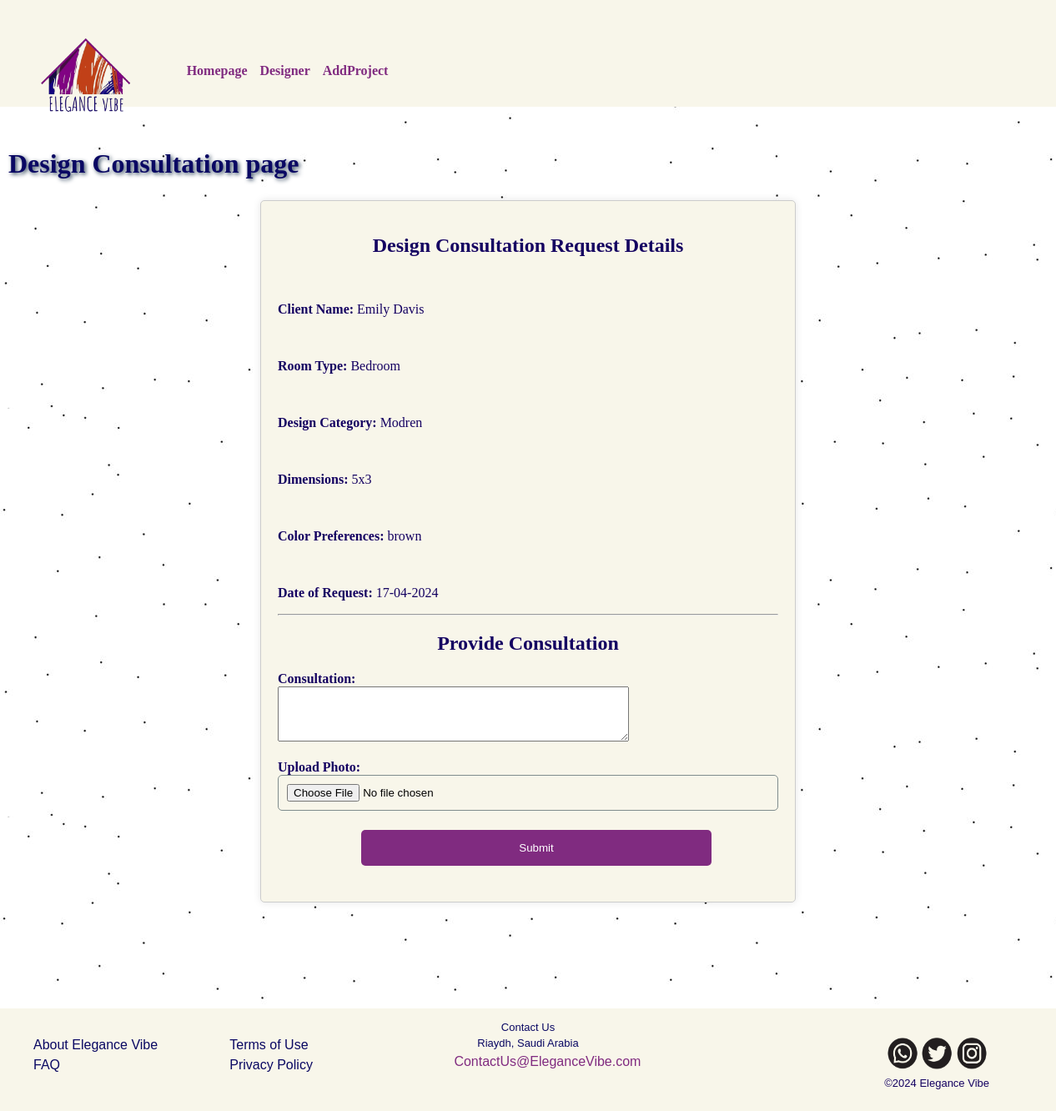
The page /consultation.php?request_id=6 (signed in) on the database its author committed.
### tables this page shows
CREATE TABLE `designconsultationrequest` (
  `id` int(11) NOT NULL,
  `clientID` int(11) DEFAULT NULL,
  `designerID` int(11) DEFAULT NULL,
  `roomTypeID` int(11) DEFAULT NULL,
  `designCategoryID` int(11) DEFAULT NULL,
  `roomWidth` float DEFAULT NULL,
  `roomLength` float DEFAULT NULL,
  `colorPreferences` varchar(255) DEFAULT NULL,
  `date` date DEFAULT NULL,
  `statusID` int(11) DEFAULT NULL
);

CREATE TABLE `client` (
  `id` int(11) NOT NULL,
  `firstName` varchar(255) DEFAULT NULL,
  `lastName` varchar(255) DEFAULT NULL,
  `emailAddress` varchar(255) DEFAULT NULL,
  `password` varchar(255) DEFAULT NULL
);

CREATE TABLE `roomtype` (
  `id` int(11) NOT NULL,
  `type` varchar(255) DEFAULT NULL
);

CREATE TABLE `designcategory` (
  `id` int(11) NOT NULL,
  `category` varchar(255) DEFAULT NULL
);

### consultation.php (the view, shortened to what this page needs)
<?php
$servername = "localhost";
$username = "root";
$password = "root";
$dbname = "elegancevibe";
$conn = mysqli_connect($servername, $username, $password, $dbname);
$request = null;
if (isset($_GET['request_id'])) {
    $requestId = mysqli_real_escape_string($conn, $_GET['request_id']);
    $query = "SELECT dr.*, c.firstName as clientFirstName, c.lastName as clientLastName, dc.category as designCategory, r.type as roomType, dr.roomWidth, dr.roomLength, dr.colorPreferences, dr.date
    FROM DesignConsultationRequest dr
    JOIN Client c ON dr.clientID = c.id
    JOIN DesignCategory dc ON dr.designCategoryID = dc.id
    JOIN RoomType r ON dr.roomTypeID = r.id
    WHERE dr.id = ?";
    $stmt = $conn->prepare($query);
    $stmt->bind_param("i", $requestId);
    $stmt->execute();
    $result = $stmt->get_result();
    if ($result->num_rows > 0) {
        $request = $result->fetch_assoc();
    } else {
        echo "Request not found.";
        exit;
    }
} else {
    echo "Request ID not provided.";
    exit;
}
?>
<!DOCTYPE html>
<html lang="en">
<head>
    <link rel="stylesheet" href="style.css" type="text/css">
</head>
<body>
<header>
    <div id="navbar">
        <div id="head">
            <a href="index.php"> <img src="image/logo.png" alt="logo" class="logo"> </a>
        </div>
        <div>
            <nav id="navbar-right">
                <ul class="nav-list">
                    <li><a href="index.php">Homepage</a></li>
                    <li><a href="Designer.php">Designer</a></li>
                    <li><a href="addition.php">AddProject</a></li>
                </ul>
            </nav>
        </div>
    </div>
</header>
<br>
<h1 class="header">Design Consultation page</h1>
<section class="mainContent">
    <?php if ($request): ?>
        <h2>Design Consultation Request Details</h2>
        <br>
        <p><strong>Client Name:</strong> <?php echo $request['clientFirstName']. " " .$request['clientLastName'] ; ?></p>
        <br>
        <p><strong>Room Type:</strong> <?php echo $request['roomType']; ?></p>
        <br>
        <p><strong>Design Category:</strong> <?php echo $request['designCategory']; ?></p>
        <br>
        <p><strong>Dimensions: </strong><?php echo $request['roomWidth']. "x" .$request['roomLength']; ?></p>
        <br>
        <p><strong>Color Preferences: </strong><?php echo $request['colorPreferences']; ?></p>
        <br>
        <p><strong>Date of Request:</strong> <?php echo date('d-m-Y', strtotime($request['date'])); ?></p>
    <?php endif; ?>
    <hr>
    <h2>Provide Consultation</h2>
    <form method="post" action="" enctype="multipart/form-data">
        <label for="consultation"><strong>Consultation:</strong></label><br>
        <textarea id="consultation" name="consultation" rows="4" cols="50"></textarea><br>
        <br>
        <label for="photo"><strong>Upload Photo:</strong></label><br>
        <input type="file" id="photo" name="photo"><br>
        <input type="submit" id="con1" value="Submit" id="submit">
    </form>
</section>
<footer>
    <div id="footer">
        <p id="contact"> Contact Us  <br>
            Riaydh, Saudi Arabia <br>
            <a id="link" href="mailto: ContactUs@EleganceVibe.com"> ContactUs@EleganceVibe.com</a>
        </p>
        <div class="footer-sections">
            <div id="fot1">
                <br>
                <a href="" class="footer">About Elegance Vibe </a> <br>
                <a href="" class="footer">FAQ</a>
            </div>
            <div id="fot2">
                <br>
                <a href="" class="footer">Terms of Use</a><br>
                <a href="" class="footer">Privacy Policy</a>
            </div>
        </div>
        <div id="fot3">
            <p>
                <a href="" class="footer"><img src="image/whatsapp.png" alt="whatsapp"></a>
                <a href="" class="footer"><img src="image/twitter.png" alt="twitter"></a>
                <a href="" class="footer"><img src="image/instagram.png" alt="instagram"></a>
                <br>
                ©2024 Elegance Vibe
            </p>
        </div>
    </div>
</footer>
</body>
</html>

### style.css (style rules this page uses)
body { font-family: 'Georgia', 'Times', 'Times New Roman'; margin: 0; padding: 0; background-image: url("image/b.jpg"); background-size:auto; }
.mainContent { max-width: 600px; height: 800px; margin: 10% auto; padding: 20px; background-color: rgb(248, 246, 234); border: 1px solid #ccc; border-radius: 5px; box-shadow: 0 0 10px rgba(0, 0, 0, 0.1); margin-top: 2%; }
#con1 { background-color: rgb(128, 43, 128); color: white; padding: 14px 20px; margin: 8px 0; border: none; cursor: pointer; width: 70%; margin-left: 100px; }
header { background-color: rgb(248, 246, 234); margin-bottom: 2vw; text-align: center; }
h1.header { margin-top: 0.5vw; color: #0a0863; text-align: left; text-shadow: 2px 2px 5px #34495e; margin-left: 10px; }
a { text-decoration: none; margin-bottom: 10px; text-align: center; color: #fff; font-size:medium; }
.logo { display: block; width: 150px; margin: 0; margin-bottom: 20px; }
footer { float: left; font-family: Arial; width: 100%; background-color: rgb(248, 246, 234); font-size: small; line-height: 1.5; }
.footer-sections { padding-left: 40px; }
#fot1, #fot2 { width: 174px; float: left; }
#fot3 { padding-top: 10px; padding-bottom: 10px; padding-right: 80px; float: right; text-align: center; }
#fot3 img { width: 3vw; height: 3vw; }
#fot1 a, #fot2 a { text-decoration: none; }
a.footer { color: #0a0863; }
h2 { text-align: center; color: #140061 ; }
label { margin-top:2vw; color: #140061; }
select, input { width: 100%; padding: 10px; margin-bottom: 15px; box-sizing: border-box; border: 1px solid #7f8c8d; border-radius: 5px; }
p { display:block; color:#140061; }
section { max-width: 600px; height: 730px; margin: 10% auto; padding: 20px; background-color: rgb(248, 246, 234); border: 1px solid #ccc; border-radius: 5px; box-shadow: 0 0 10px rgba(0, 0, 0, 0.1); margin-top: 2%; }
#fot1, #fot2 { width: calc(174px / 500px * 100%); float: left; }
.nav-list { list-style: none; margin: 0; padding: 0; display: flex; }
.nav-list li { color: #020202; float: left; text-align:left; padding: 4%; text-decoration: none; font-weight: bold; line-height: 4%; border-radius:4%; margin-left:1%; margin-bottom: 3%; font-size:medium; height: 50%; padding:5% 3%; }
#navbar { background-color: rgb(248, 246, 234); background-size: 100%; width:100%; padding: 2% 2%; height:50%; top: 0; z-index: 100; }
#navbar-right { display: flex; margin-left: 15%; margin-top: -10% ; flex-direction: row; justify-content: flex-start; flex:0; }
p#contact { color: #0a0863; text-align: center; margin-bottom: -5%; }
a#link { color: rgb(128, 43, 128); text-align: center; margin-right: 43%; margin-left: 43%; }
#fot2 { margin-left: 5%; }
a { color: rgb(128, 43, 128); text-decoration: none; }

### rows shown on the page
designconsultationrequest: clientID.firstName "Emily", clientID.lastName "Davis", roomTypeID.type "Bedroom", designCategoryID.category "Modren", roomWidth "5", roomLength "3", colorPreferences "brown", date "17-04-2024"
